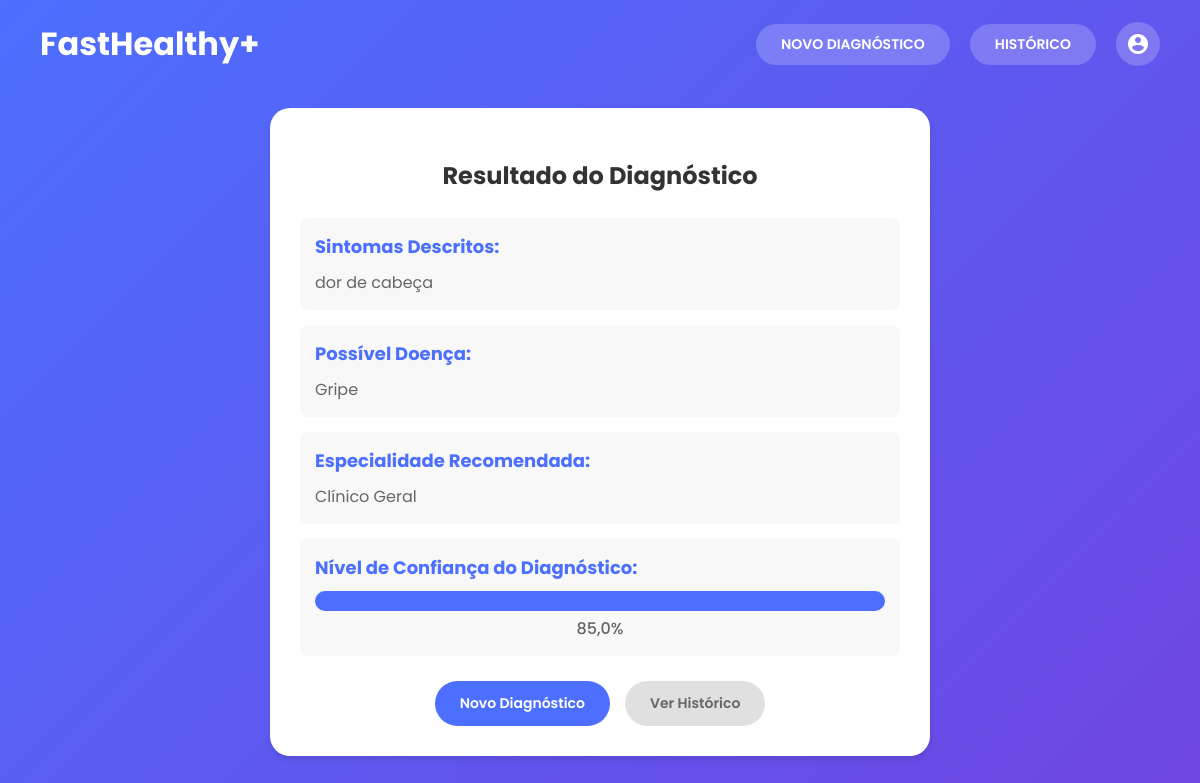
/diagnostico/resultado/1/ (signed in), run on the app's committed database.
### usuarios/models.py (models this page shows, shortened)
class Diagnostico(models.Model):
    paciente = models.ForeignKey(Usuario, on_delete=models.CASCADE, related_name='diagnosticos')
    data_criacao = models.DateTimeField(auto_now_add=True)
    sintomas = models.TextField()
    doenca_sugerida = models.CharField(max_length=200)
    especialidade_recomendada = models.CharField(max_length=100)
    confianca_diagnostico = models.FloatField(default=0.0)
    class Meta:
        verbose_name = 'Diagnóstico'
        verbose_name_plural = 'Diagnósticos'
        ordering = ['-data_criacao']

### usuarios/views.py (the view)
# urls.py: path('diagnostico/resultado/<int:diagnostico_id>/', views.resultado_diagnostico, name='resultado_diagnostico'),
@login_required
def resultado_diagnostico(request, diagnostico_id):
    try:
        diagnostico = Diagnostico.objects.get(id=diagnostico_id, paciente=request.user)
        return render(request, 'resultado_diagnostico.html', {'diagnostico': diagnostico})
    except Diagnostico.DoesNotExist:
        messages.error(request, 'Diagnóstico não encontrado.')
        return redirect('home')

### usuarios/templatetags/custom_filters.py (called while the page is built)
@register.filter
def multiply(value, arg):
    try:
        return float(value) * float(arg)
    except (ValueError, TypeError):
        return 0

### usuarios/templates/resultado_diagnostico.html (shortened to what this page needs)
{% extends 'base_logado.html' %}
{% load static %}
{% load custom_filters %}
{% block content %}
<div class="resultado-container">
    <h2>Resultado do Diagnóstico</h2>
    <div class="resultado-section">
        <h3>Sintomas Descritos:</h3>
        <p>{{ diagnostico.sintomas }}</p>
    </div>
    <div class="resultado-section">
        <h3>Possível Doença:</h3>
        <p>{{ diagnostico.doenca_sugerida }}</p>
    </div>
    <div class="resultado-section">
        <h3>Especialidade Recomendada:</h3>
        <p>{{ diagnostico.especialidade_recomendada }}</p>
    </div>
    <div class="resultado-section">
        <h3>Nível de Confiança do Diagnóstico:</h3>
        <div class="confianca-barra">
            <div class="confianca-progresso" data-confianca="{{ diagnostico.confianca_diagnostico|multiply:100 }}"></div>
        </div>
        <p class="confianca-texto" style="text-align: center; margin-top: 5px;">{{ diagnostico.confianca_diagnostico|multiply:100 }}%</p>
    </div>
    <div class="resultado-botoes">
        <a href="{% url 'diagnostico' %}" class="resultado-botao">Novo Diagnóstico</a>
        <a href="{% url 'historico_diagnosticos' %}" class="resultado-botao secundario">Ver Histórico</a>
    </div>
</div>
{% endblock %}

### usuarios/static/css/estilo.css (style rules this page uses)
body { margin: 0; padding: 0; font-family: 'Poppins', sans-serif; }
:root { --primary-color: #4c6fff; --secondary-color: #6e45e2; --text-dark: #333; --text-light: #666; --white: #fff; --black: #000; --background-light: #f8f8f8; --border-color: #e0e0e0; --placeholder-color: #999; --shadow: 0 4px 6px rgba(0, 0, 0, 0.1); --transition: all 0.3s ease; --border-radius-sm: 8px; --border-radius-md: 20px; --border-radius-lg: 25px; --spacing-sm: 10px; --spacing-md: 20px; --spacing-lg: 30px; }
body.login-page { min-height: 100vh; background: linear-gradient(135deg, var(--primary-color) 0%, var(--secondary-color) 100%); display: flex; flex-direction: column; }
.resultado-container { background: white; padding: 30px; border-radius: 20px; box-shadow: 0 4px 6px rgba(0, 0, 0, 0.1); width: 90%; max-width: 600px; margin: 20px auto; }
.resultado-container h2 { color: #333; margin-bottom: 25px; font-size: 24px; text-align: center; }
.resultado-section { background: #f8f8f8; padding: 15px; border-radius: 8px; margin-bottom: 15px; }
.resultado-section h3 { color: #4c6fff; margin: 0 0 10px 0; font-size: 18px; }
.resultado-section p { margin: 0; color: #666; }
.confianca-barra { background: #e0e0e0; height: 20px; border-radius: 10px; overflow: hidden; margin-top: 10px; }
.confianca-progresso { height: 100%; background: #4c6fff; transition: width 0.3s ease; }
.resultado-botoes { display: flex; gap: 15px; justify-content: center; margin-top: 25px; }
.resultado-botao { background-color: #4c6fff; color: white; padding: 12px 25px; border-radius: 25px; text-decoration: none; font-size: 14px; font-weight: 600; transition: all 0.3s ease; }
.resultado-botao.secundario { background-color: #e0e0e0; color: #666; }
.confianca-texto { text-align: center; margin-top: 5px; color: #4c6fff; font-weight: 500; }

### data on the page
Diagnostico: sintomas "dor de cabeça", doenca_sugerida "Gripe", especialidade_recomendada "Clínico Geral", confianca_diagnostico|multiply "85,0"
